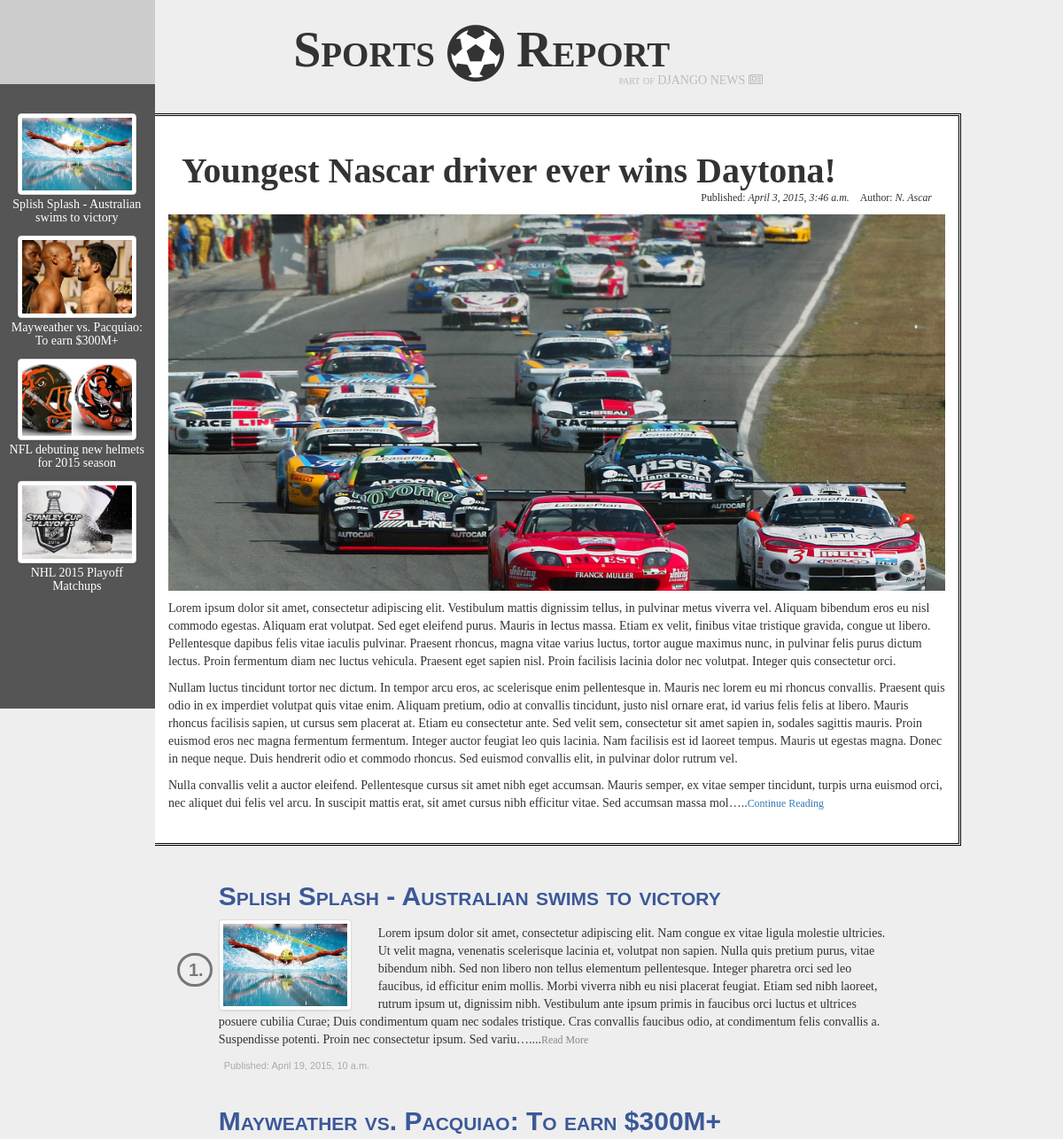
The page /articles/ (upper part) on the database as committed earlier.
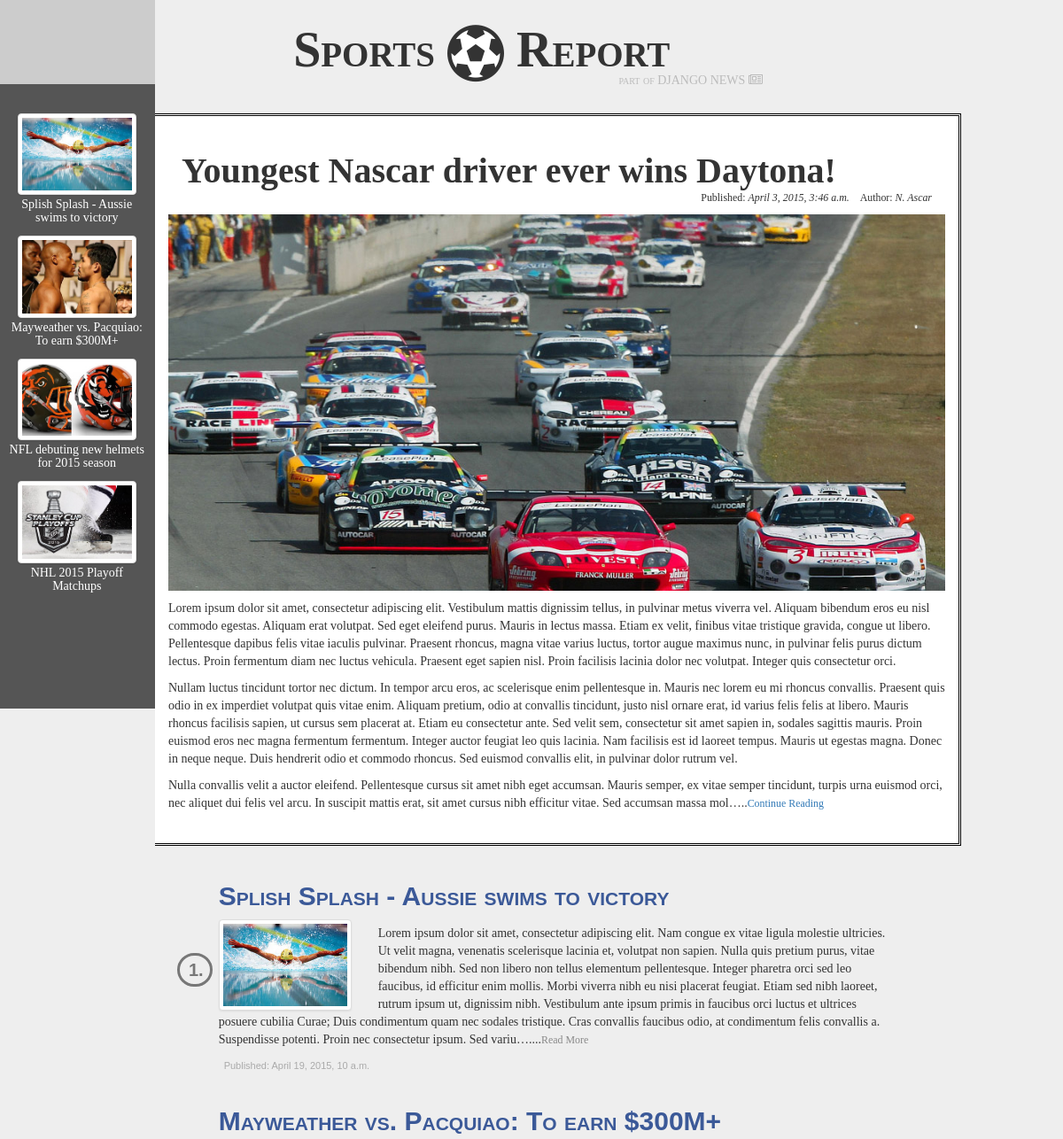
The same page on the database as committed later.
### articles/models.py (models this page shows, shortened)
class Article(models.Model):
    article_title = models.CharField("Title: ", max_length=256)
    article_author = models.CharField("Author: ", max_length=128)
    article_pub_date = models.DateTimeField("Date published")
    article_category = models.CharField("Category: ", max_length=64)
    article_hero_image = models.ImageField(upload_to="media/heroimg/", default='')
    article_optional_image = models.ImageField(upload_to="media/subimg/", blank=True, default='')
    article_thumbnail_optional = models.ImageField(upload_to="media/thumbnail/", blank=True, default='')
    article_body = models.TextField()
    def was_published_recently(self):
        now = timezone.now()
        return now - datetime.timedelta(days=1) <= self.article_pub_date <= now
    was_published_recently.admin_order_field = 'article_pub_date'
    was_published_recently.boolean = True
    was_published_recently.short_description = 'Published recently?'

### articles/views.py (the view)
class ArticleLanding(generic.ListView):
	template_name = 'articles/index.html'
	context_object_name = 'latest_article_list'
	def get_queryset(self):
		random_index = randint(0, Article.objects.count() - 3)
		self.random_article = Article.objects.filter(article_pub_date__lte=timezone.now())[random_index]
		self.full_article_list = Article.objects.filter(article_pub_date__lte=timezone.now()).order_by('?')	#because our database is small, okay to sort using '?' which randomly sorts.  Not good for MEDIUM/LARGE databases, very memory heavy
		return Article.objects.filter(article_pub_date__lte = timezone.now()).order_by('-article_pub_date')[:4]
	def get_context_data(self, **kwargs):
		context = super(ArticleLanding, self).get_context_data(**kwargs)
		context['random_article'] = self.random_article
		context['full_article_list'] = self.full_article_list
		return context

### articles/templates/articles/index.html (shortened to what this page needs)
{% extends "articles/base.html" %}
    {% block extrahead %}
        <link rel="stylesheet" type="text/css" href="/static/articles/css/custom/indexStyle.css" />
    {% endblock %}
    {% block content %}
        <center><h1 id="sportsHeader">Sports <span class="fa fa-futbol-o"></span> Report<small>part of DJANGO NEWS <b class="fa fa-newspaper-o"></b></small></h1></center>
        <div class="container" id="randomStory">
            {% if random_article %}
                <div class = "col-sm-12" id="randArtTitle">
                    <h1>{{random_article.article_title}}</h1>
                    <p><small>&emsp;Author: <i>{{random_article.article_author}}</i></small>
                    <small>Published: <i>{{random_article.article_pub_date}}</i></small></p>
                </div>
                <div id="randArtHero">
                    <a href="{% url 'showArticle' random_article.id %}">
                    <img class="img-rounded" src="{{ random_article.article_hero_image.url }}" />
                    </a>
                </div>
                <div id="randArtContent">
                    <p>{{random_article.article_body|linebreaks|truncatechars:1650}}..<a href="{% url 'showArticle' random_article.id %}"><small>Continue Reading</small></a></p>
                </div>
            {% else %}
                No random article for you!
            {% endif %}
        </div>
        <div id="storyContainer">
            {% if latest_article_list %}
                <ol>
                {% for article in latest_article_list %}
                    <div class="col-sm-1">
                        <li>
                        </li>
                    </div>
                    <div class="col-sm-11" id="newsStory">
                            <a href="{% url 'showArticle' article.id %}">
                                <h2>{{article.article_title}}</h2>
                                <img class="img-thumbnail" src="{{ article.article_thumbnail_optional.url }}" />
                            </a>
                        <p id="articlePreview">{{article.article_body | truncatechars:700}}....<a href="{% url 'showArticle' article.id %}"><small>Read More</small></a></p>
                        <h6>Published: {{article.article_pub_date}}</h6>
                    </div>
                {% endfor %}
                </ol>
            {% else %}
                <p>No articles available.</p>
            {% endif %}
        </div>
    {% endblock %}

### articles/templates/articles/base.html (shortened to what this page needs)
<html>
<head>
    <link rel="stylesheet" href="https://maxcdn.bootstrapcdn.com/bootstrap/3.3.4/css/bootstrap.min.css">
    <link rel="stylesheet" href="https://maxcdn.bootstrapcdn.com/bootstrap/3.3.4/css/bootstrap-theme.min.css">
    <link rel="stylesheet" href="//maxcdn.bootstrapcdn.com/font-awesome/4.3.0/css/font-awesome.min.css">
    <link rel="stylesheet" type="text/css" href="/static/articles/css/custom/style.css" />
    {% block extrahead %}{% endblock %}
</head>
<body>
  <div id="navbarContainer">
      <div id="navHeaderImage">
          <a href = "{% url 'indexArticle' %}">
          <center><div id="navLogo"></div></center>
          </a>
      </div>
      <div class="col-sm-12" id="navContent">
      {% if latest_article_list %}
          <ul>
          {% for article in latest_article_list %}
              <center>
                <a href="{% url 'showArticle' article.id %}">
                  <img class="img-thumbnail" id="thumbs" src="{{ article.article_thumbnail_optional.url }}" />
                  <li>{{article.article_title}}</li>
                </a>
              </center>
          {% endfor %}
          </ul>
      {% else %}
          <p>No articles available.</p>
      {% endif %}
    </div>
  </div>
    <div class = "container" id = "pageContainer">
        {% block content %}{% endblock %}
   </div>
</body>
</html>

Rows that differ between the two databases and show on the page:
changed Article: article_title "Splish Splash - Australian swims to victory" → "Splish Splash - Aussie swims to victory"
